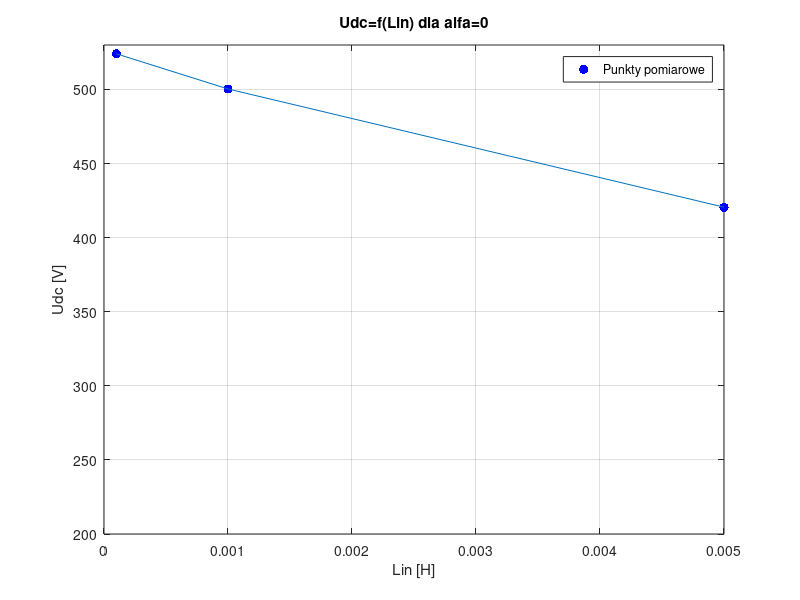
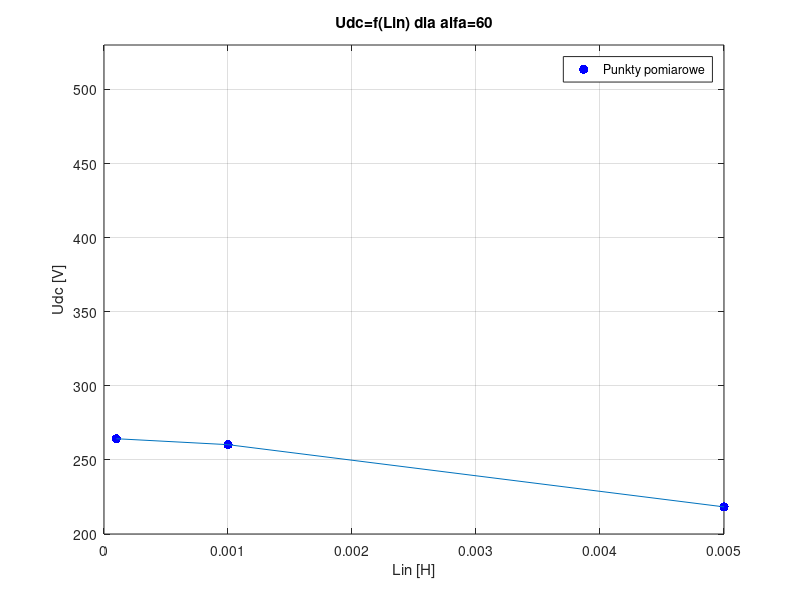

The MATLAB script that drew these images, in order:
clear all
close all 
clc

Uin0=[524.0554 500.3336 420.5664];
% Uin45=[375.6400 365.4718 302.7794];
Uin60=[264.2976 260.2937 218.3012];
% Uin90=[68.3863 65.3645 44.0212];
% Uin135=[0.1386 0.1416 0.1626];
Lin=[100e-6 1e-3 5e-3];
figure
plot(Lin,Uin0,'b.', 'MarkerSize', 20);
hold on;
grid on;
plot(Lin,Uin0)
title('Udc=f(Lin) dla alfa=0');
ylabel('Udc [V]'); 
xlabel('Lin [H]'); 
legend('Punkty pomiarowe','Location', 'best');
ylim([200, 530]); 
% figure
% plot(Lin,Uin45,'b.', 'MarkerSize', 20);
% hold on;
% plot(Lin,Uin45)
% title('Charakterystyka napięcia od Lin');
% ylabel('Uin [V]'); 
% xlabel('Lin [H]'); 
figure
plot(Lin,Uin60,'b.', 'MarkerSize', 20);
hold on;
grid on;
plot(Lin,Uin60)
title('Udc=f(Lin) dla alfa=60');
ylabel('Udc [V]'); 
xlabel('Lin [H]'); 
legend('Punkty pomiarowe','Location', 'best');
ylim([200, 530]); 
% figure
% plot(Lin,Uin90,'b.', 'MarkerSize', 20);
% hold on;
% plot(Lin,Uin90)
% title('Charakterystyka napięcia od Lin');
% ylabel('Uin [V]'); 
% xlabel('Lin [H]'); 
% figure
% plot(Lin,Uin135,'b.', 'MarkerSize', 20);
% hold on;
% plot(Lin,Uin135)
% title('Charakterystyka napięcia od Lin');
% ylabel('Uin [V]'); 
% xlabel('Lin [H]'); 